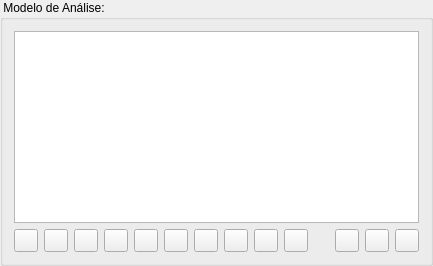
         <widget class="QGroupBox" name="groupBox_19">
          <property name="sizePolicy">
           <sizepolicy hsizetype="Expanding" vsizetype="Expanding">
            <horstretch>2</horstretch>
            <verstretch>0</verstretch>
           </sizepolicy>
          </property>
          <property name="title">
           <string> Modelo de Análise: </string>
          </property>
          <layout class="QGridLayout" name="gridLayout_54">
           <item row="0" column="0">
            <widget class="QTextEdit" name="analysisScriptTed">
             <property name="sizePolicy">
              <sizepolicy hsizetype="Expanding" vsizetype="Expanding">
               <horstretch>2</horstretch>
               <verstretch>0</verstretch>
              </sizepolicy>
             </property>
             <property name="font">
              <font>
               <family>Courier New</family>
               <pointsize>10</pointsize>
              </font>
             </property>
             <property name="acceptRichText">
              <bool>false</bool>
             </property>
            </widget>
           </item>
           <item row="1" column="0">
            <layout class="QGridLayout" name="gridLayout_55">
             <item row="0" column="0">
              <widget class="QToolButton" name="analysisAtributesBtn">
               <property name="toolTip">
                <string>&lt;html&gt;&lt;head&gt;&lt;meta name=&quot;qrichtext&quot; content=&quot;1&quot; /&gt;&lt;style type=&quot;text/css&quot;&gt;
p, li { white-space: pre-wrap; }
&lt;/style&gt;&lt;/head&gt;&lt;body style=&quot; font-family:'MS Shell Dlg 2'; font-size:8.25pt; font-weight:400; font-style:normal;&quot;&gt;
&lt;p style=&quot; margin-top:0px; margin-bottom:0px; margin-left:0px; margin-right:0px; -qt-block-indent:0; text-indent:0px;&quot;&gt;Atributos do plano de risco&lt;/p&gt;&lt;/body&gt;&lt;/html&gt;</string>
               </property>
               <property name="text">
                <string/>
               </property>
               <property name="icon">
                <iconset theme="risk-attribute">
                 <normaloff/>
                </iconset>
               </property>
              </widget>
             </item>
             <item row="0" column="1">
              <widget class="QToolButton" name="analysisPCDAttributesBtn">
               <property name="text">
                <string/>
               </property>
               <property name="icon">
                <iconset theme="attributes">
                 <normaloff/>
                </iconset>
               </property>
              </widget>
             </item>
             <item row="0" column="2">
              <widget class="QToolButton" name="analysisZonaisBtn">
               <property name="toolTip">
                <string>&lt;!DOCTYPE HTML PUBLIC &quot;-//W3C//DTD HTML 4.0//EN&quot; &quot;http://www.w3.org/TR/REC-html40/strict.dtd&quot;&gt;
&lt;html&gt;&lt;head&gt;&lt;meta name=&quot;qrichtext&quot; content=&quot;1&quot; /&gt;&lt;style type=&quot;text/css&quot;&gt;
p, li { white-space: pre-wrap; }
&lt;/style&gt;&lt;/head&gt;&lt;body style=&quot; font-family:'MS Shell Dlg 2'; font-size:8.25pt; font-weight:400; font-style:normal;&quot;&gt;
&lt;p style=&quot; margin-top:0px; margin-bottom:0px; margin-left:0px; margin-right:0px; -qt-block-indent:0; text-indent:0px;&quot;&gt;&lt;span style=&quot; font-size:8pt;&quot;&gt;Operadores Espaciais&lt;/span&gt;&lt;/p&gt;&lt;/body&gt;&lt;/html&gt;</string>
               </property>
               <property name="text">
                <string/>
               </property>
               <property name="icon">
                <iconset theme="zone-operator">
                 <normaloff/>
                </iconset>
               </property>
              </widget>
             </item>
             <item row="0" column="3">
              <widget class="QToolButton" name="analysisPCDZonaisBtn">
               <property name="text">
                <string/>
               </property>
               <property name="icon">
                <iconset theme="zone-operator">
                 <normaloff/>
                </iconset>
               </property>
              </widget>
             </item>
             <item row="0" column="4">
              <widget class="QToolButton" name="analysisSampleBtn">
               <property name="toolTip">
                <string>Operadores de amostra</string>
               </property>
               <property name="text">
                <string/>
               </property>
               <property name="icon">
                <iconset theme="sample">
                 <normaloff/>
                </iconset>
               </property>
              </widget>
             </item>
             <item row="0" column="5">
              <widget class="QToolButton" name="analysisLevelsBtn">
               <property name="toolTip">
                <string>&lt;html&gt;&lt;head&gt;&lt;meta name=&quot;qrichtext&quot; content=&quot;1&quot; /&gt;&lt;style type=&quot;text/css&quot;&gt;
p, li { white-space: pre-wrap; }
&lt;/style&gt;&lt;/head&gt;&lt;body style=&quot; font-family:'MS Shell Dlg 2'; font-size:8.25pt; font-weight:400; font-style:normal;&quot;&gt;
&lt;p style=&quot; margin-top:0px; margin-bottom:0px; margin-left:0px; margin-right:0px; -qt-block-indent:0; text-indent:0px; font-size:8pt;&quot;&gt;Níveis de risco&lt;/p&gt;&lt;/body&gt;&lt;/html&gt;</string>
               </property>
               <property name="text">
                <string/>
               </property>
               <property name="icon">
                <iconset theme="risk">
                 <normaloff/>
                </iconset>
               </property>
              </widget>
             </item>
             <item row="0" column="6">
              <widget class="QToolButton" name="analysisCellularSpaceAtributesBtn">
               <property name="toolTip">
                <string>&lt;!DOCTYPE HTML PUBLIC &quot;-//W3C//DTD HTML 4.0//EN&quot; &quot;http://www.w3.org/TR/REC-html40/strict.dtd&quot;&gt;
&lt;html&gt;&lt;head&gt;&lt;meta name=&quot;qrichtext&quot; content=&quot;1&quot; /&gt;&lt;style type=&quot;text/css&quot;&gt;
p, li { white-space: pre-wrap; }
&lt;/style&gt;&lt;/head&gt;&lt;body style=&quot; font-family:'MS Shell Dlg 2'; font-size:8.25pt; font-weight:400; font-style:normal;&quot;&gt;
&lt;p style=&quot; margin-top:0px; margin-bottom:0px; margin-left:0px; margin-right:0px; -qt-block-indent:0; text-indent:0px;&quot;&gt;&lt;span style=&quot; font-size:8pt;&quot;&gt;Atributos do espaço celular&lt;/span&gt;&lt;/p&gt;&lt;/body&gt;&lt;/html&gt;</string>
               </property>
               <property name="text">
                <string/>
               </property>
               <property name="icon">
                <iconset theme="cell-space-attribute">
                 <normaloff/>
                </iconset>
               </property>
              </widget>
             </item>
             <item row="0" column="7">
              <widget class="QToolButton" name="analysisTerraMEFunctionsBtn">
               <property name="toolTip">
                <string>&lt;!DOCTYPE HTML PUBLIC &quot;-//W3C//DTD HTML 4.0//EN&quot; &quot;http://www.w3.org/TR/REC-html40/strict.dtd&quot;&gt;
&lt;html&gt;&lt;head&gt;&lt;meta name=&quot;qrichtext&quot; content=&quot;1&quot; /&gt;&lt;style type=&quot;text/css&quot;&gt;
p, li { white-space: pre-wrap; }
&lt;/style&gt;&lt;/head&gt;&lt;body style=&quot; font-family:'MS Shell Dlg 2'; font-size:8.25pt; font-weight:400; font-style:normal;&quot;&gt;
&lt;p style=&quot; margin-top:0px; margin-bottom:0px; margin-left:0px; margin-right:0px; -qt-block-indent:0; text-indent:0px;&quot;&gt;&lt;span style=&quot; font-size:8pt;&quot;&gt;Funções TerraME&lt;/span&gt;&lt;/p&gt;&lt;/body&gt;&lt;/html&gt;</string>
               </property>
               <property name="text">
                <string/>
               </property>
               <property name="icon">
                <iconset theme="terrame-functions">
                 <normaloff/>
                </iconset>
               </property>
              </widget>
             </item>
             <item row="0" column="8">
              <widget class="QToolButton" name="analysisFunctionsBtn">
               <property name="toolTip">
                <string>&lt;html&gt;&lt;head&gt;&lt;meta name=&quot;qrichtext&quot; content=&quot;1&quot; /&gt;&lt;style type=&quot;text/css&quot;&gt;
p, li { white-space: pre-wrap; }
&lt;/style&gt;&lt;/head&gt;&lt;body style=&quot; font-family:'MS Shell Dlg 2'; font-size:8.25pt; font-weight:400; font-style:normal;&quot;&gt;
&lt;p style=&quot; margin-top:0px; margin-bottom:0px; margin-left:0px; margin-right:0px; -qt-block-indent:0; text-indent:0px;&quot;&gt;Funções auxiliares&lt;/p&gt;&lt;/body&gt;&lt;/html&gt;</string>
               </property>
               <property name="text">
                <string/>
               </property>
               <property name="icon">
                <iconset theme="functions">
                 <normaloff/>
                </iconset>
               </property>
              </widget>
             </item>
             <item row="0" column="9">
              <widget class="QToolButton" name="analysisCommandsBtn">
               <property name="toolTip">
                <string>&lt;html&gt;&lt;head&gt;&lt;meta name=&quot;qrichtext&quot; content=&quot;1&quot; /&gt;&lt;style type=&quot;text/css&quot;&gt;
p, li { white-space: pre-wrap; }
&lt;/style&gt;&lt;/head&gt;&lt;body style=&quot; font-family:'MS Shell Dlg 2'; font-size:8.25pt; font-weight:400; font-style:normal;&quot;&gt;
&lt;p style=&quot; margin-top:0px; margin-bottom:0px; margin-left:0px; margin-right:0px; -qt-block-indent:0; text-indent:0px;&quot;&gt;Comandos Lua&lt;/p&gt;&lt;/body&gt;&lt;/html&gt;</string>
               </property>
               <property name="text">
                <string/>
               </property>
               <property name="icon">
                <iconset theme="lua">
                 <normaloff/>
                </iconset>
               </property>
              </widget>
             </item>
             <item row="0" column="10">
              <spacer>
               <property name="orientation">
                <enum>Qt::Horizontal</enum>
               </property>
               <property name="sizeHint" stdset="0">
                <size>
                 <width>21</width>
                 <height>20</height>
                </size>
               </property>
              </spacer>
             </item>
             <item row="0" column="11">
              <widget class="QToolButton" name="analysisCreateLuaBtn">
               <property name="toolTip">
                <string>&lt;!DOCTYPE HTML PUBLIC &quot;-//W3C//DTD HTML 4.0//EN&quot; &quot;http://www.w3.org/TR/REC-html40/strict.dtd&quot;&gt;
&lt;html&gt;&lt;head&gt;&lt;meta name=&quot;qrichtext&quot; content=&quot;1&quot; /&gt;&lt;style type=&quot;text/css&quot;&gt;
p, li { white-space: pre-wrap; }
&lt;/style&gt;&lt;/head&gt;&lt;body style=&quot; font-family:'MS Shell Dlg 2'; font-size:8.25pt; font-weight:400; font-style:normal;&quot;&gt;
&lt;p style=&quot; margin-top:0px; margin-bottom:0px; margin-left:0px; margin-right:0px; -qt-block-indent:0; text-indent:0px;&quot;&gt;&lt;span style=&quot; font-size:8pt;&quot;&gt;Criação do arquivo Lua&lt;/span&gt;&lt;/p&gt;&lt;/body&gt;&lt;/html&gt;</string>
               </property>
               <property name="text">
                <string/>
               </property>
               <property name="icon">
                <iconset theme="lua-analyse">
                 <normaloff/>
                </iconset>
               </property>
              </widget>
             </item>
             <item row="0" column="12">
              <widget class="QToolButton" name="analysisSyntaxBtn">
               <property name="toolTip">
                <string>&lt;html&gt;&lt;head&gt;&lt;meta name=&quot;qrichtext&quot; content=&quot;1&quot; /&gt;&lt;style type=&quot;text/css&quot;&gt;
p, li { white-space: pre-wrap; }
&lt;/style&gt;&lt;/head&gt;&lt;body style=&quot; font-family:'MS Shell Dlg 2'; font-size:8.25pt; font-weight:400; font-style:normal;&quot;&gt;
&lt;p style=&quot; margin-top:0px; margin-bottom:0px; margin-left:0px; margin-right:0px; -qt-block-indent:0; text-indent:0px;&quot;&gt;Verificar sintaxe&lt;/p&gt;&lt;/body&gt;&lt;/html&gt;</string>
               </property>
               <property name="text">
                <string/>
               </property>
               <property name="icon">
                <iconset theme="confirm">
                 <normaloff/>
                </iconset>
               </property>
              </widget>
             </item>
             <item row="0" column="13">
              <widget class="QToolButton" name="analysisWizardBtn">
               <property name="toolTip">
                <string>&lt;html&gt;&lt;head&gt;&lt;meta name=&quot;qrichtext&quot; content=&quot;1&quot; /&gt;&lt;style type=&quot;text/css&quot;&gt;
p, li { white-space: pre-wrap; }
&lt;/style&gt;&lt;/head&gt;&lt;body style=&quot; font-family:'MS Shell Dlg 2'; font-size:8.25pt; font-weight:400; font-style:normal;&quot;&gt;
&lt;p style=&quot; margin-top:0px; margin-bottom:0px; margin-left:0px; margin-right:0px; -qt-block-indent:0; text-indent:0px;&quot;&gt;Assistente para definição do modelo&lt;/p&gt;&lt;/body&gt;&lt;/html&gt;</string>
               </property>
               <property name="text">
                <string/>
               </property>
               <property name="icon">
                <iconset theme="wizard-model-analyse">
                 <normaloff/>
                </iconset>
               </property>
              </widget>
             </item>
            </layout>
           </item>
          </layout>
         </widget>
